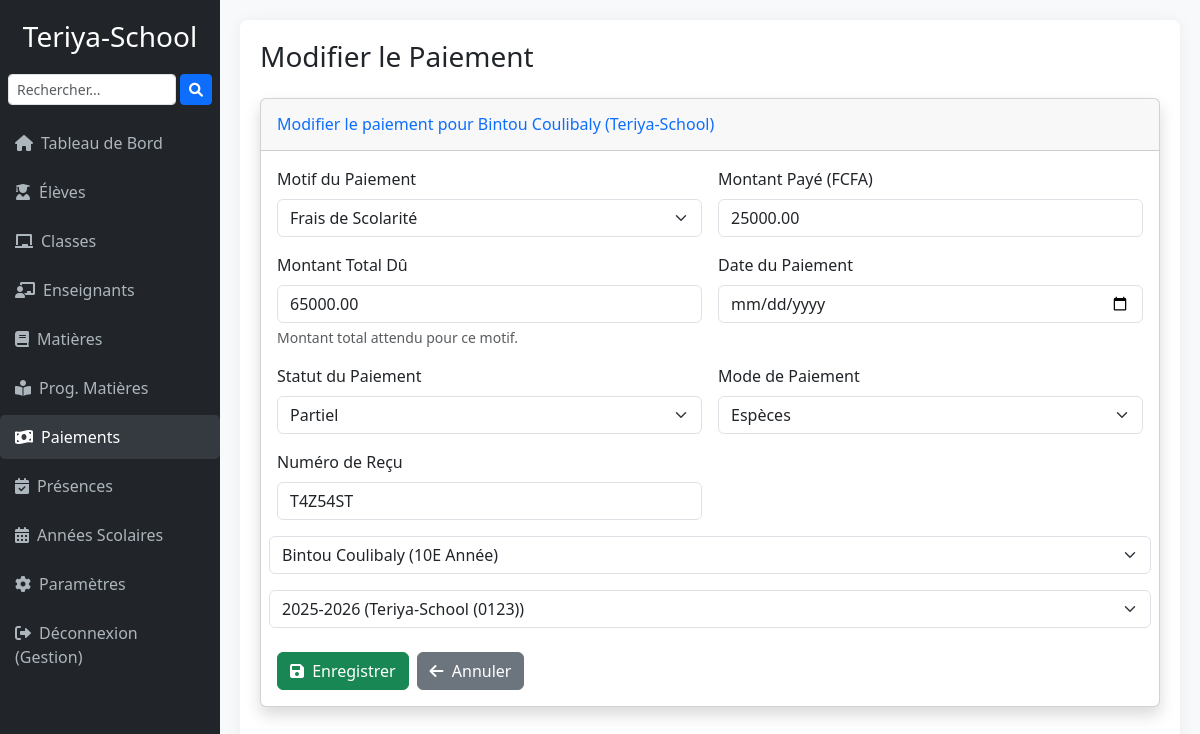
Page /paiements/modifier/4/ (signed in) on the committed database.
### dashboard/models.py (models this page shows, shortened)
class Profile(models.Model):
    user = models.OneToOneField(User, on_delete=models.CASCADE)
    ecole = models.ForeignKey("EcoleSettings", on_delete=models.CASCADE, null=True, blank=True)

class EcoleSettings(models.Model):
    ministere = models.CharField(
        max_length=255,
        blank=True,
        null=True,
        verbose_name="Ministère de Tutelle",
        help_text="Exemple : Ministère de l’Éducation Nationale"
    )
    academie = models.CharField(
        max_length=255,
        blank=True,
        null=True,
        verbose_name="Académie / Inspection",
        help_text="Exemple : Académie de Bamako Rive Droite"
    )
    commune = models.CharField(
        max_length=255,
        blank=True,
        null=True,
        verbose_name="Commune",
        help_text="Exemple : Commune IV du District de Bamako"
    )
    nom_etablissement = models.CharField(
        max_length=255,
        verbose_name="Nom de l'Établissement"
    )
    adresse_etablissement = models.CharField(
        max_length=255,
        blank=True,
        null=True,
        verbose_name="Adresse"
    )
    telephone = models.CharField(
        max_length=50,
        blank=True,
        null=True,
        verbose_name="Téléphone de l'Établissement"
    )
    email_contact = models.EmailField(
        blank=True,
        null=True,
        verbose_name="Email de Contact"
    )
    site_web = models.URLField(
        blank=True,
        null=True,
        verbose_name="Site Web"
    )
    code_etablissement = models.CharField(
        max_length=50,
        blank=True,
        null=True,
        unique=True,  # ✅ Chaque école doit avoir un code unique
        verbose_name="Code de l'Établissement",
        help_text="Code attribué par le ministère ou la direction académique"
    )
    logo = models.ImageField(
        upload_to='settings/assets/',
        blank=True,
        null=True,
        verbose_name="Logo de l'École"
    )
    cachet_admin = models.ImageField(
        upload_to='settings/assets/',
        blank=True,
        null=True,
        verbose_name="Cachet (Sceau) de l'Administration"
    )
    signature_directeur = models.ImageField(
        upload_to='settings/assets/',
        blank=True,
        null=True,
        verbose_name="Signature du Directeur/Responsable"
    )
    titre_signataire = models.CharField(
        max_length=100,
        default='Le Directeur',
        verbose_name="Titre du Signataire"
    )
    nom_signataire = models.CharField(
        max_length=255,
        blank=True,
        null=True,
        verbose_name="Nom du Signataire",
        help_text="Nom du directeur ou responsable signataire"
    )
    date_mise_a_jour = models.DateTimeField(
        auto_now=True,
        verbose_name="Dernière mise à jour"
    )
    class Meta:
        verbose_name = "École"
        verbose_name_plural = "Écoles"
        ordering = ['nom_etablissement']
    date_fin_essai = models.DateTimeField(
        blank=True,
        null=True,
        verbose_name="Fin de la période d'essai gratuite"
    )
    est_active = models.BooleanField(
        default=True,
        verbose_name="École active",
        help_text="Indique si l'école peut utiliser le système"
    )
    def periode_essai_expiree(self):
        return self.date_fin_essai and timezone.now() > self.date_fin_essai
    def __str__(self):
        return f"{self.nom_etablissement} ({self.code_etablissement or 'Sans code'})"

class Etudiant(models.Model):
    ecole = models.ForeignKey(
        'EcoleSettings',
        on_delete=models.CASCADE,
        verbose_name="École",
        default=1)
    SEXE_CHOICES = [('M', 'Masculin'), ('F', 'Féminin')]
    SITUATION_CHOICES = [('Actif', 'Actif'), ('Ancien', 'Ancien'), ('Suspendu', 'Suspendu'), ('Radié', 'Radié')]
    nom = models.CharField(max_length=100, verbose_name="Nom")
    prenom = models.CharField(max_length=100, verbose_name="Prénom(s)")
    date_naissance = models.DateField(verbose_name="Date de Naissance")
    lieu_naissance = models.CharField(max_length=100, blank=True, null=True, verbose_name="Lieu de Naissance")
    genre = models.CharField(max_length=1, choices=SEXE_CHOICES, verbose_name="Sexe")
    nationalite = models.CharField(max_length=50, default='Malienne', verbose_name="Nationalité")
    adresse = models.CharField(max_length=200, blank=True, null=True, verbose_name="Adresse Résidentielle")
    ville = models.CharField(max_length=100, default='Bamako', verbose_name="Ville")
    contact_parent = models.CharField(max_length=50, blank=True, null=True, verbose_name="Contact Parent/Tuteur")
    email_parent = models.EmailField(blank=True, null=True, verbose_name="Email Parent/Tuteur")
    numero_matricule = models.CharField(max_length=50, unique=True, blank=True, null=True, verbose_name="Numéro Matricule")
    classe = models.ForeignKey(Classe, on_delete=models.SET_NULL, null=True, blank=True, verbose_name="Classe Actuelle")
    annee_scolaire_inscription = models.ForeignKey(AnneeScolaire, on_delete=models.CASCADE, verbose_name="Année d'Inscription")
    date_inscription = models.DateField(default=timezone.now, verbose_name="Date d'Inscription")
    photo_profil = models.ImageField(upload_to='photos_profil_eleves/', blank=True, null=True, verbose_name="Photo de Profil")
    statut = models.CharField(max_length=20, choices=SITUATION_CHOICES, default='Actif', verbose_name="Statut Actuel")
    class Meta:
        verbose_name = "Élève"
        verbose_name_plural = "Élèves"
        ordering = ['classe__nom_classe', 'nom', 'prenom']
    def __str__(self):
        return f"{self.prenom} {self.nom} ({self.classe.nom_classe if self.classe else 'Non assigné'})"

class Paiement(models.Model):
    ecole = models.ForeignKey(
        'EcoleSettings',
        on_delete=models.CASCADE,
        verbose_name="École",
        default=1)
    STATUT_PAIEMENT_CHOICES = [('Payé', 'Payé'), ('Impayé', 'Impayé'), ('Partiel', 'Partiel')]
    MOTIF_PAIEMENT_CHOICES = [
        ('Frais de Scolarité', 'Frais de Scolarité'), ('Frais d\'Inscription', 'Frais d\'Inscription'),
        ('Cotisation APEM', 'Cotisation APEM'), ('Tenue Scolaire', 'Tenue Scolaire'),
        ('Repas Scolaire', 'Repas Scolaire'), ('Autres', 'Autres'),
    ]
    MODE_PAIEMENT_CHOICES = [
        ('Espèces', 'Espèces'), ('Chèque', 'Chèque'),
        ('Virement Bancaire', 'Virement Bancaire'), ('Mobile Money', 'Mobile Money'),
    ]
    etudiant = models.ForeignKey(Etudiant, on_delete=models.CASCADE, related_name='paiements')
    montant = models.DecimalField(max_digits=10, decimal_places=2, verbose_name="Montant Payé (FCFA)")
    montant_du = models.DecimalField(max_digits=10, decimal_places=2, verbose_name="Montant Total Dû", blank=True, null=True)
    date_paiement = models.DateField(default=timezone.now, verbose_name="Date du Paiement")
    motif_paiement = models.CharField(max_length=100, choices=MOTIF_PAIEMENT_CHOICES, verbose_name="Motif du Paiement")
    statut = models.CharField(max_length=20, choices=STATUT_PAIEMENT_CHOICES, default='Payé', verbose_name="Statut du Paiement")
    mode_paiement = models.CharField(max_length=50, choices=MODE_PAIEMENT_CHOICES, verbose_name="Mode de Paiement")
    recu_numero = models.CharField(max_length=50, unique=True, blank=True, null=True, verbose_name="Numéro de Reçu")
    annee_scolaire = models.ForeignKey(AnneeScolaire, on_delete=models.CASCADE, verbose_name="Année Scolaire Concernée")
    enregistre_par = models.ForeignKey(User, on_delete=models.SET_NULL, null=True, blank=True, verbose_name="Enregistré par")
    class Meta:
        verbose_name = "Paiement"
        verbose_name_plural = "Paiements"
        ordering = ['-date_paiement', 'etudiant__nom']

### dashboard/views.py (the view)
# urls.py: path('paiements/modifier/<int:pk>/', views.modifier_paiement, name='modifier_paiement'),
@login_required
def modifier_paiement(request, pk):
    user_ecole = get_user_ecole(request)
    if not user_ecole:
        messages.error(request, "Vous n'êtes associé à aucune école.")
        return redirect('dashboard_accueil')
    paiement = get_object_or_404(
        Paiement.objects.select_related('etudiant', 'etudiant__classe'),
        pk=pk,
        etudiant__classe__ecole=user_ecole  # 🔥 Filtrage par école
    )
    etudiant = paiement.etudiant
    ecole = etudiant.classe.ecole  # L'école de l'étudiant
    if not request.user.is_superuser and user_ecole != ecole:
        messages.error(request, "Vous n'êtes pas autorisé à modifier ce paiement.")
        return redirect('dashboard_accueil')
    annee_active = AnneeScolaire.objects.filter(active=True, ecole=ecole).first()
    if request.method == 'POST':
        form = PaiementForm(request.POST, request.FILES, instance=paiement, ecole=ecole)
        if form.is_valid():
            paiement_modifie = form.save(commit=False)
            paiement_modifie.annee_scolaire = annee_active
            paiement_modifie.save()
            messages.success(request, "Paiement modifié avec succès.")
            return redirect('detail_etudiant', etudiant_id=etudiant.pk)
        else:
            messages.error(request, "Veuillez corriger les erreurs dans le formulaire.")
    else:
        form = PaiementForm(instance=paiement, ecole=ecole)
    return render(
        request,
        'dashboard/etudiants/modifier_paiement.html',
        {'form': form, 'paiement': paiement, 'etudiant': etudiant}
    )

### dashboard/templates/dashboard/etudiants/modifier_paiement.html (shortened to what this page needs)
{% extends 'dashboard/base.html' %}
{% block content %}
<div class="d-sm-flex align-items-center justify-content-between mb-4">
    <h1 class="h3 mb-0 text-gray-800">Modifier le Paiement</h1>
</div>
<div class="card shadow mb-4">
    <div class="card-header py-3">
        <h6 class="m-0 font-weight-bold text-primary">
            Modifier le paiement pour {{ etudiant.prenom }} {{ etudiant.nom }} ({{ etudiant.ecole.nom_etablissement }})
        </h6>
    </div>
    <div class="card-body">
        <form method="post" action="{% url 'modifier_paiement' paiement.pk %}">
            <div class="row g-3">
                <div class="col-md-6">
                    <label class="form-label" for="{{ form.motif_paiement.id_for_label }}">Motif du Paiement</label>
                    {{ form.motif_paiement }}
                </div>
                <div class="col-md-6">
                    <label class="form-label" for="{{ form.montant.id_for_label }}">Montant Payé (FCFA)</label>
                    {{ form.montant }}
                </div>
                <div class="col-md-6">
                    <label class="form-label" for="{{ form.montant_du.id_for_label }}">Montant Total Dû</label>
                    {{ form.montant_du }}
                    <div class="form-text">Montant total attendu pour ce motif.</div>
                </div>
                <div class="col-md-6">
                    <label class="form-label" for="{{ form.date_paiement.id_for_label }}">Date du Paiement</label>
                    {{ form.date_paiement }}
                </div>
                <div class="col-md-6">
                    <label class="form-label" for="{{ form.statut.id_for_label }}">Statut du Paiement</label>
                    {{ form.statut }}
                </div>
                <div class="col-md-6">
                    <label class="form-label" for="{{ form.mode_paiement.id_for_label }}">Mode de Paiement</label>
                    {{ form.mode_paiement }}
                </div>
                <div class="col-md-6">
                    <label class="form-label" for="{{ form.recu_numero.id_for_label }}">Numéro de Reçu</label>
                    {{ form.recu_numero }}
                </div>
                {% if form.etudiant %}{{ form.etudiant }}{% endif %}
                {% if form.annee_scolaire %}{{ form.annee_scolaire }}{% endif %}
            </div>
            <div class="mt-4 d-flex gap-2">
                <button type="submit" class="btn btn-success">
                    <i class="fas fa-save me-1"></i> Enregistrer
                </button>
<a href="{% url 'detail_etudiant' etudiant_id=etudiant.pk %}" class="btn btn-secondary">
                    <i class="fas fa-arrow-left me-1"></i> Annuler
                </a>
            </div>
        </form>
    </div>
</div>
{% endblock %}

### dashboard/templates/dashboard/base.html (shortened to what this page needs)
<!DOCTYPE html>
<html lang="fr">
<head>
    <link href="https://cdn.jsdelivr.net/npm/bootstrap@5.3.0/dist/css/bootstrap.min.css" rel="stylesheet">
    <link rel="stylesheet" href="https://cdnjs.cloudflare.com/ajax/libs/font-awesome/6.0.0-beta3/css/all.min.css">
</head>
<body>
<div class="wrapper">
    <div class="sidebar">
        <h3>
            {% if request.user.profile.ecole %}
                {{ request.user.profile.ecole.nom_etablissement }}
            {% else %}
                Gestion Multi-École
            {% endif %}
        </h3>
    <form method="get" action="{% url 'recherche_etudiants_globale' %}" class="d-flex mb-3 px-2">
        <input type="text" name="q" class="form-control form-control-sm me-1" placeholder="Rechercher..." required>
        <button type="submit" class="btn btn-sm btn-primary"><i class="fas fa-search"></i></button>
    </form>
        <ul class="nav flex-column">
            <li class="nav-item">
                <a class="nav-link {% if request.resolver_match.url_name == 'dashboard_accueil' %}active{% endif %}" href="{% url 'dashboard_accueil' %}">
                    <i class="fas fa-home me-2"></i>Tableau de Bord
                </a>
            </li>
            <li class="nav-item">
                <a class="nav-link {% if 'etudiant' in request.resolver_match.url_name %}active{% endif %}" href="{% url 'liste_etudiants' %}">
                    <i class="fas fa-user-graduate me-2"></i>Élèves
                </a>
            </li>
            <li class="nav-item">
                <a class="nav-link {% if 'classe' in request.resolver_match.url_name %}active{% endif %}" href="{% url 'liste_classes' %}">
                    <i class="fas fa-chalkboard me-2"></i>Classes
                </a>
            </li>
            <li class="nav-item">
                <a class="nav-link {% if 'enseignant' in request.resolver_match.url_name %}active{% endif %}" href="{% url 'liste_enseignants' %}">
                    <i class="fas fa-chalkboard-teacher me-2"></i>Enseignants
                </a>
            </li>
            <li class="nav-item">
                <a class="nav-link {% if 'matiere' in request.resolver_match.url_name %}active{% endif %}" href="{% url 'liste_matieres' %}">
                    <i class="fas fa-book me-2"></i>Matières
                </a>
            </li>
            <li class="nav-item">
                <a class="nav-link {% if 'programme_matiere' in request.resolver_match.url_name %}active{% endif %}" href="{% url 'liste_programmes_matiere' %}">
                    <i class="fas fa-book-reader me-2"></i>Prog. Matières
                </a>
            </li>
            <li class="nav-item">
                <a class="nav-link {% if 'paiement' in request.resolver_match.url_name %}active{% endif %}" href="{% url 'liste_paiements_par_classe_etudiant' %}">
                    <i class="fas fa-money-bill-wave me-2"></i>Paiements
                </a>
            </li>
            <li class="nav-item">
                <a class="nav-link {% if 'presence' in request.resolver_match.url_name %}active{% endif %}" href="{% url 'liste_presences' %}">
                    <i class="fas fa-calendar-check me-2"></i>Présences
                </a>
            </li>
            <li class="nav-item">
                <a class="nav-link {% if 'annee_scolaire' in request.resolver_match.url_name %}active{% endif %}" href="{% url 'liste_annees_scolaires' %}">
                    <i class="fas fa-calendar-alt me-2"></i>Années Scolaires
                </a>
            </li>
            <li class="nav-item">
                <a class="nav-link {% if request.resolver_match.url_name == 'ecole_settings' %}active{% endif %}" href="{% url 'ecole_settings' %}">
                    <i class="fas fa-cog me-2"></i>Paramètres
                </a>
            </li>
            {% if user.is_authenticated %}
            <li class="nav-item mt-auto">
                <a class="nav-link" href="{% url 'logout' %}">
                    <i class="fas fa-sign-out-alt me-2"></i>Déconnexion ({{ user.username }})
                </a>
            </li>
            {% endif %}
        </ul>
    </div>
    <div class="main-content">
        <div class="content">
            {% block content %}{% endblock %}
        </div>
    </div>
</div>
</body>
</html>

### rows in the picture
Etudiant: prenom "Bintou", nom "Coulibaly", ecole.nom_etablissement "Teriya-School"
Paiement: motif_paiement "Frais de Scolarité", montant "25000.00", montant_du "65000.00", statut "Partiel", mode_paiement "Espèces", recu_numero "T4Z54ST", etudiant "Bintou Coulibaly (10E Année)", annee_scolaire "2025-2026 (Teriya-School (0123))"

### other values in the picture
{{ request.user.profile.ecole.nom_etablissement }} "Teriya-School"
{{ user.username }} "Gestion"
